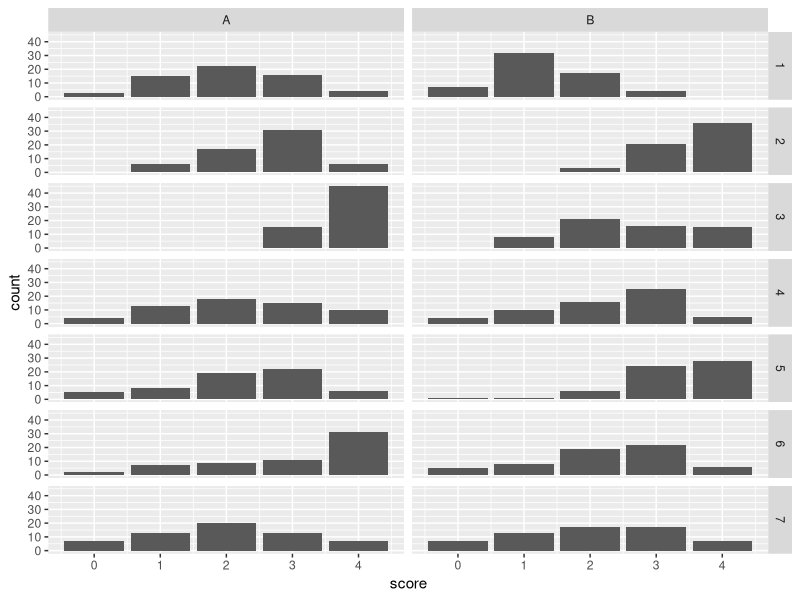
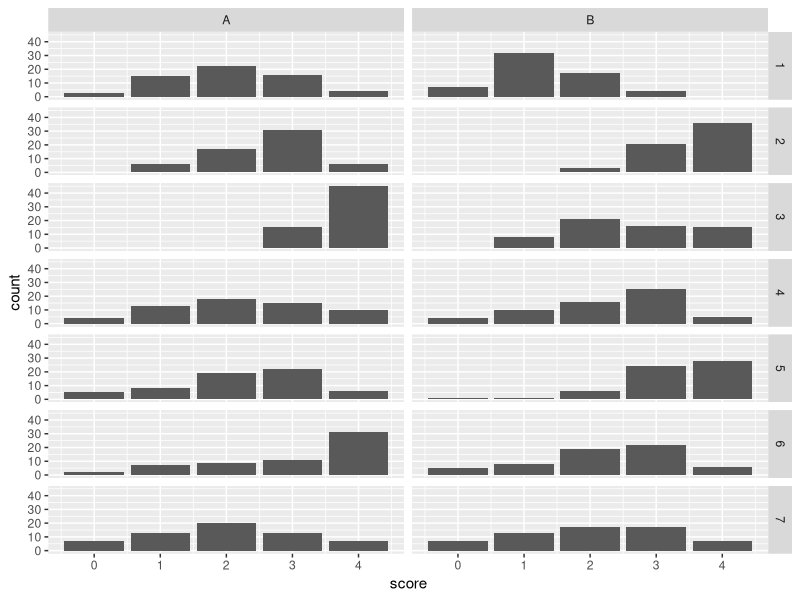

The R script that drew these images, in order:
library(ggplot2)

#### GENERATE ASSORTED SAMPLES OF FAKE LIKERT DATA

samp_size = 60
max_likert = 4

likert_beta = function(n, a, b){
        round(rbeta(n, a, b) * max_likert)   # 0 to 4 Likert scale
}

centered      = likert_beta(samp_size, 2,   2)
r_tail        = likert_beta(samp_size, 2,   4)
l_tail        = likert_beta(samp_size, 4,   2)
concave       = likert_beta(samp_size, 8,   1)
more_concave  = likert_beta(samp_size, 8,   0.9)
ramp          = likert_beta(samp_size, 2,   0.9)
gentle_ramp   = likert_beta(samp_size, 1.1, 0.9)
ramp2         = likert_beta(samp_size, 2,   1)
moderate_ramp = likert_beta(samp_size, 1.5, 1)
very_spiky    = likert_beta(samp_size, 1.5, 0.5)
less_spiky    = likert_beta(samp_size, 1,   0.5)


#### BUILD UP A DATA FRAME

samp_names = c("centered", "r_tail", "l_tail", "concave", "more_concave", "ramp", "gentle_ramp", "ramp2", "moderate_ramp", "very_spiky", "less_spiky", "moderate_ramp")

X = data.frame(score = centered, pop_name = rep("centered", length(centered)), 
                                 group = rep("A", length(centered)),
                                 question_num = rep(1, length(centered)))
npanel = 1
for (s in samp_names[-1]){
        tp = "A"
        if(npanel %% 2 == 1){
                tp = "B"
        }
        qn = floor(npanel / 2) + 1
        temp_vec = eval(parse(text=s))
        temp_frame = data.frame(score = temp_vec, pop_name = rep(s, length(temp_vec)), 
                                                  group = rep(tp, length(temp_vec)),
                                                  question_num = rep(qn, length(temp_vec)))
        X = rbind(X, temp_frame)
        npanel = npanel + 1
}


#### Sketch 2 probability distributions and make variates from them.
#### Allows us to more easily make tricky ones with high P values.

q7a = c(1, 2, 3, 2, 1)
q7b = c(1, 2, 2.5, 2.5, 1)
q7a = round(samp_size / sum(q7a) * q7a) # normalize
q7b = round(samp_size / sum(q7b) * q7b)

for (s in 0:max_likert){
	replicates_a = q7a[s+1]
	replicates_b = q7b[s+1]
	for (i in 1:replicates_a){
		X = rbind(X, data.frame(score = s, pop_name = "sketched", group = "A", question_num = 7))
	}
	for (i in 1:replicates_b){
		X = rbind(X, data.frame(score = s, pop_name = "sketched", group = "B", question_num = 7))
	}
}


#### PLOTS AND ANALYSIS

p = ggplot(X, aes(score)) + geom_bar()
p + facet_grid(rows = vars(question_num), cols = vars(group)) # best one yet
ggsave("facet_grid.png")

Results = data.frame()

for (q in 1:6){
        wt = wilcox.test(X[X$question_num == q & X$group == "A", ]$score,
                         X[X$question_num == q & X$group == "B", ]$score)
        tt = t.test(score ~ group, data = X[X$question_num == q, ])
        tab = with(X[ X$question_num == q, ], table(score, group)) # 5x2 table
        catt = prop.trend.test(tab[,1], apply(tab,1, sum))
        cs = prop.test(tab[,1], apply(tab,1, sum))
        # https://www.rdocumentation.org/packages/DescTools/versions/0.99.32/topics/CochranArmitageTest

        temp_frame = data.frame(question = q, wilcoxon_p = wt$p.value, ttest_p = tt$p.value, catt_p = catt$p.value, chi_p = cs$p.value)
        Results= rbind(Results, temp_frame)
}

# T test may be OK?
# Norman G. Adv Health Sci Educ Theory Pract. 2010 Dec;15(5):625-32. PMID 20146096.
# Sullivan & Artino. J Grad Med Educ. 2013 Dec; 5(4): 541–542. PMID 24454995.

round(Results, 8)
